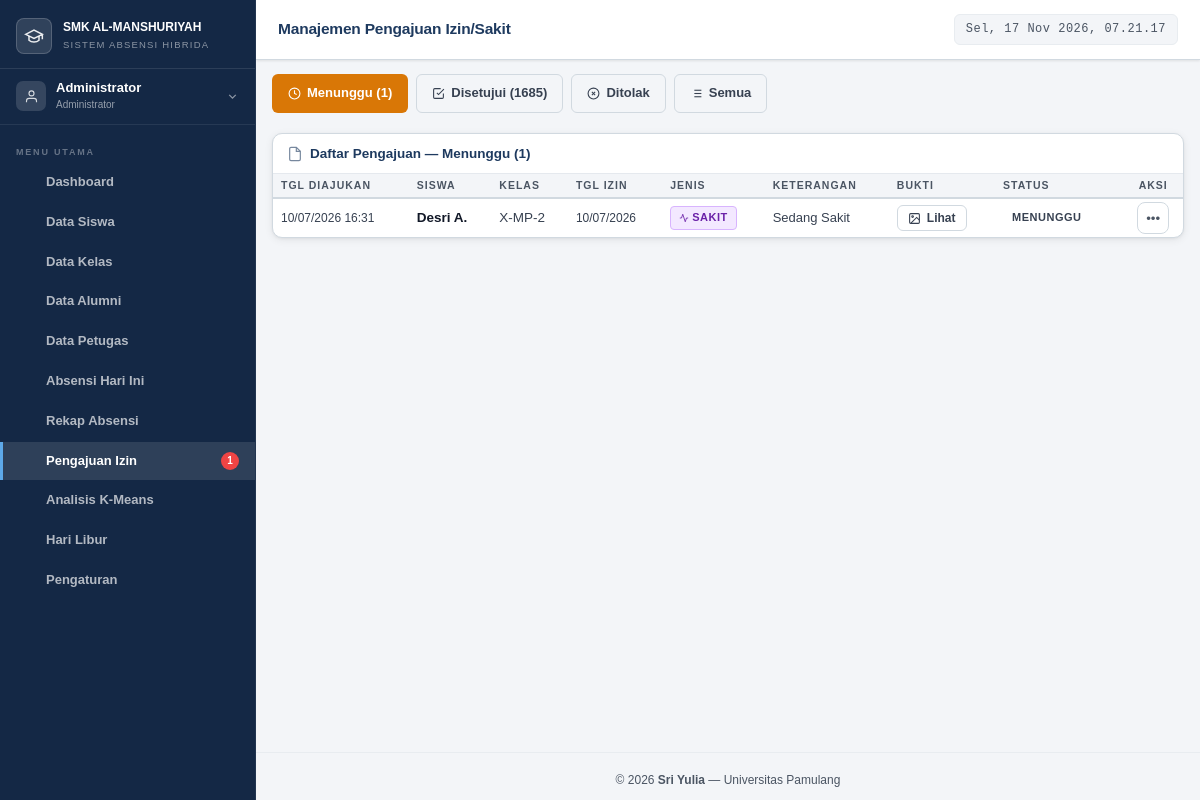
/admin/izin.php (signed in), run on the app's committed database.
### tables this page shows
CREATE TABLE `pengajuan_izin` (
  `id` int(11) NOT NULL,
  `siswa_id` int(11) NOT NULL,
  `tanggal` date NOT NULL,
  `jenis` enum('izin','sakit') NOT NULL,
  `keterangan` text DEFAULT NULL,
  `bukti_foto` varchar(255) DEFAULT NULL,
  `status` enum('menunggu','disetujui','ditolak') DEFAULT 'menunggu',
  `diproses_oleh` int(11) DEFAULT NULL,
  `catatan_petugas` text DEFAULT NULL,
  `created_at` timestamp NOT NULL DEFAULT current_timestamp(),
  `updated_at` timestamp NOT NULL DEFAULT current_timestamp() ON UPDATE current_timestamp()
);

CREATE TABLE `users` (
  `id` int(11) NOT NULL,
  `nama` varchar(100) NOT NULL,
  `email` varchar(100) NOT NULL,
  `password` varchar(255) NOT NULL,
  `role` enum('admin','petugas','siswa') NOT NULL,
  `no_hp` varchar(20) DEFAULT NULL,
  `kelas_id` int(11) DEFAULT NULL,
  `foto` varchar(255) DEFAULT NULL,
  `status` enum('aktif','nonaktif') DEFAULT 'aktif',
  `alasan_nonaktif` enum('lulus','keluar') DEFAULT NULL COMMENT 'lulus = masih bisa login, tidak bisa absen; keluar = tidak bisa login',
  `keterangan_nonaktif` varchar(255) DEFAULT NULL COMMENT 'Keterangan tambahan dari admin',
  `created_at` timestamp NOT NULL DEFAULT current_timestamp(),
  `updated_at` timestamp NOT NULL DEFAULT current_timestamp() ON UPDATE current_timestamp(),
  `must_change_password` tinyint(1) DEFAULT 1,
  `last_login` datetime DEFAULT NULL
);

CREATE TABLE `kelas` (
  `id` int(11) NOT NULL,
  `nama_kelas` varchar(20) NOT NULL,
  `jurusan` varchar(100) DEFAULT NULL,
  `tingkat` enum('X','XI','XII') NOT NULL,
  `wali_kelas_id` int(11) DEFAULT NULL,
  `created_at` timestamp NOT NULL DEFAULT current_timestamp()
);

### admin/izin.php (the view, shortened to what this page needs)
<?php
require_once '../includes/config.php';
$statusFilter = $_GET['status'] ?? 'menunggu';
$params = [];
$where = '';
$andClauses = [];
if ($statusFilter && $statusFilter !== 'semua') {
    $andClauses[] = 'pi.status = ?';
    $params[] = $statusFilter;
}
if ($andClauses) $where = 'WHERE ' . implode(' AND ', $andClauses);
$stmt = $pdo->prepare("
    SELECT pi.*, u.nama as nama_siswa, k.nama_kelas,
           pu.nama as nama_petugas
    FROM pengajuan_izin pi
    JOIN siswa s ON pi.siswa_id = s.id
    JOIN users u ON s.user_id = u.id
    LEFT JOIN kelas k ON s.kelas_id = k.id
    LEFT JOIN users pu ON pi.diproses_oleh = pu.id
    $where
    ORDER BY pi.created_at DESC
");
$stmt->execute($params);
$pengajuans = $stmt->fetchAll();
$stmtCount = $pdo->query("SELECT status, COUNT(*) as jml FROM pengajuan_izin GROUP BY status");
$counts = [];
foreach ($stmtCount->fetchAll() as $r) $counts[$r['status']] = $r['jml'];
require_once '../includes/header.php';
?>
<div style="display:flex;gap:8px;margin-bottom:20px;flex-wrap:wrap">
  <?php
  $tabs = [
    'menunggu'  => ['label'=>'Menunggu',  'color'=>'warning',
                    'icon'=>'<svg viewBox="0 0 24 24" fill="none" stroke="currentColor" stroke-width="2" style="width:13px;height:13px"><circle cx="12" cy="12" r="10"/><polyline points="12 6 12 12 16 14"/></svg>'],
    'disetujui' => ['label'=>'Disetujui', 'color'=>'success',
                    'icon'=>'<svg viewBox="0 0 24 24" fill="none" stroke="currentColor" stroke-width="2" style="width:13px;height:13px"><path d="M9 11l3 3L22 4"/><path d="M21 12v7a2 2 0 01-2 2H5a2 2 0 01-2-2V5a2 2 0 012-2h11"/></svg>'],
    'ditolak'   => ['label'=>'Ditolak',   'color'=>'danger',
                    'icon'=>'<svg viewBox="0 0 24 24" fill="none" stroke="currentColor" stroke-width="2" style="width:13px;height:13px"><circle cx="12" cy="12" r="10"/><line x1="15" y1="9" x2="9" y2="15"/><line x1="9" y1="9" x2="15" y2="15"/></svg>'],
    'semua'     => ['label'=>'Semua',     'color'=>'info',
                    'icon'=>'<svg viewBox="0 0 24 24" fill="none" stroke="currentColor" stroke-width="2" style="width:13px;height:13px"><line x1="8" y1="6" x2="21" y2="6"/><line x1="8" y1="12" x2="21" y2="12"/><line x1="8" y1="18" x2="21" y2="18"/><line x1="3" y1="6" x2="3.01" y2="6"/><line x1="3" y1="12" x2="3.01" y2="12"/><line x1="3" y1="18" x2="3.01" y2="18"/></svg>'],
  ];
  foreach ($tabs as $key => $tab):
    $cnt = $counts[$key] ?? '';
    $active = $statusFilter === $key;
  ?>
  <a href="izin.php?status=<?=$key?>"
     class="btn btn-<?= $tab['color'] ?> <?= !$active?'btn-outline':'' ?>">
    <?= $tab['icon'] ?>
    <?= $tab['label'] ?><?= $cnt?' ('.$cnt.')':'' ?>
  </a>
  <?php endforeach; ?>
</div>
<div class="card">
  <div class="card-header">
    <div class="card-title">
      <svg viewBox="0 0 24 24" fill="none" stroke="currentColor" stroke-width="1.8" style="width:16px;height:16px;opacity:.6"><path d="M14 2H6a2 2 0 00-2 2v16a2 2 0 002 2h12a2 2 0 002-2V8z"/><polyline points="14 2 14 8 20 8"/></svg>
      Daftar Pengajuan — <?= $tabs[$statusFilter]['label'] ?? '' ?> (<?= count($pengajuans) ?>)
    </div>
  </div>
  <div class="table-responsive">
    <table>
      <thead>
        <tr><th>Tgl Diajukan</th><th>Siswa</th><th>Kelas</th><th>Tgl Izin</th><th>Jenis</th><th>Keterangan</th><th>Bukti</th><th>Status</th><th>Aksi</th></tr>
      </thead>
      <tbody>
        <?php if (empty($pengajuans)): ?>
        <tr><td colspan="9" class="text-center text-muted" style="padding:32px">Tidak ada pengajuan</td></tr>
        <?php else: ?>
        <?php foreach ($pengajuans as $p): ?>
        <tr>
          <td style="font-size:12px;white-space:nowrap"><?= date('d/m/Y H:i', strtotime($p['created_at'])) ?></td>
          <td><strong><?= htmlspecialchars($p['nama_siswa']) ?></strong></td>
          <td><?= htmlspecialchars($p['nama_kelas'] ?? '-') ?></td>
          <td style="font-size:12px;white-space:nowrap"><?= date('d/m/Y', strtotime($p['tanggal'])) ?></td>
          <td>
            <?php if ($p['jenis']==='sakit'): ?>
            <span class="badge badge-sakit">
              <svg viewBox="0 0 24 24" fill="none" stroke="currentColor" stroke-width="2" style="width:10px;height:10px"><path d="M22 12h-4l-3 9L9 3l-3 9H2"/></svg>
              Sakit
            </span>
            <?php endif; ?>
          </td>
          <td style="max-width:200px;font-size:13px"><?= htmlspecialchars($p['keterangan']) ?></td>
          <td>
            <?php if ($p['bukti_foto']): ?>
            <button type="button" onclick="lihatBukti('<?= UPLOAD_URL . $p['bukti_foto'] ?>')" class="btn btn-sm btn-outline">
              <svg viewBox="0 0 24 24" fill="none" stroke="currentColor" stroke-width="2" style="width:13px;height:13px"><rect x="3" y="3" width="18" height="18" rx="2"/><circle cx="8.5" cy="8.5" r="1.5"/><polyline points="21 15 16 10 5 21"/></svg>
              Lihat
            </button>
            <?php else: ?>
            <span class="text-muted" style="font-size:12px">-</span>
            <?php endif; ?>
          </td>
          <td><?= getStatusBadge($p['status']) ?></td>
          <td>
            <?php if ($p['status'] === 'menunggu'): ?>
            <div class="action-dropdown">
              <button class="action-dropdown-btn" onclick="toggleActionDropdown(this)" title="Aksi">•••</button>
            </div>
            <?php endif; ?>
          </td>
        </tr>
        <?php endforeach; ?>
        <?php endif; ?>
      </tbody>
    </table>
  </div>
</div>
<?php
require_once '../includes/footer.php';
?>

### includes/config.php (shortened to what this page needs)
<?php
function getStatusBadge($status)
{
    $badges = [
        'hadir' =>
            '<span class="badge badge-hadir">Hadir</span>',
        'terlambat' =>
            '<span class="badge badge-terlambat">Terlambat</span>',
        'izin' =>
            '<span class="badge badge-izin">Izin</span>',
        'sakit' =>
            '<span class="badge badge-sakit">Sakit</span>',
        'alfa' =>
            '<span class="badge badge-alfa">Alfa</span>',
        'pulang' =>
            '<span class="badge badge-hadir">Pulang</span>',
        'belum_pulang' =>
            '<span class="badge badge-terlambat">Belum Pulang</span>',
        'menunggu' =>
            '<span class="badge badge-izin">Menunggu</span>',
        'disetujui' =>
            '<span class="badge badge-hadir">Disetujui</span>',
        'ditolak' =>
            '<span class="badge badge-alfa">Ditolak</span>',
    ];
    return $badges[$status]
        ?? '<span class="badge">' .
        htmlspecialchars($status) .
        '</span>';
}

### assets/css/style.css (style rules this page uses)
html, body { overflow-x: hidden; max-width: 100%; }
:root { --primary: #1e3a5f; --primary-dark: #142845; --primary-mid: #2a4d7a; --primary-light: #3b6da8; --primary-pale: #dce9f8; --accent: #1a6b63; --accent-light: #22877d; --success: #1a7a45; --success-bg: #e6f4ec; --danger: #b91c1c; --danger-bg: #fce9e9; --warning: #92540e; --warning-bg: #fef3e2; --info: #1555a0; --info-bg: #ddeeff; --purple: #6b21a8; --purple-bg: #f3e8ff; --bg: #f3f5f8; --bg-subtle: #eaecf0; --card: #ffffff; --card-alt: #f8f9fb; --text: #111827; --text-secondary: #374151; --text-muted: #4b5563; --border: #d1d9e0; --border-light: #e8ecf0; --divider: #e5e9ee; --shadow-xs: 0 1px 3px rgba(0,0,0,.06), 0 1px 2px rgba(0,0,0,.04); --shadow: 0 2px 8px rgba(0,0,0,.07), 0 1px 3px rgba(0,0,0,.05); --shadow-md: 0 4px 16px rgba(0,0,0,.09), 0 2px 6px rgba(0,0,0,.05); --shadow-lg: 0 8px 28px rgba(0,0,0,.12), 0 4px 10px rgba(0,0,0,.06); --radius: 10px; --radius-sm: 6px; --radius-lg: 14px; --radius-xl: 20px; --sidebar-w: 256px; --header-h: 60px; --font: 'Plus Jakarta Sans', sans-serif; --font-mono: 'JetBrains Mono', monospace; }
*, *::before, *::after { box-sizing: border-box; margin: 0; padding: 0; }
html { scroll-behavior: smooth; }
body { font-family: var(--font); background: var(--bg); color: var(--text); font-size: 14.5px; line-height: 1.6; min-height: 100vh; min-height: 100dvh; -webkit-font-smoothing: antialiased; }
a { color: var(--primary-light); text-decoration: none; }
button, input, select, textarea { font-family: var(--font); }
.card { background: var(--card); border-radius: var(--radius); box-shadow: var(--shadow); border: 1px solid var(--border); overflow: hidden; }
.card-header { padding: 9px 14px; border-bottom: 1px solid var(--divider); display: flex; align-items: center; justify-content: space-between; gap: 12px; }
.card-title { font-size: 13.5px; font-weight: 700; color: var(--primary); display: flex; align-items: center; gap: 7px; }
.badge { display: inline-flex; align-items: center; gap: 3px; padding: 2.5px 8px; border-radius: 4px; font-size: 11px; font-weight: 700; text-transform: uppercase; letter-spacing: .5px; border: 1px solid transparent; }
.badge-sakit { background: var(--purple-bg); color: var(--purple); border-color: #d8b4fe; }
.btn { display: inline-flex; align-items: center; gap: 6px; padding: 8px 15px; border-radius: var(--radius-sm); font-size: 13px; font-weight: 700; border: 1px solid transparent; cursor: pointer; transition: all .18s; text-decoration: none; white-space: nowrap; }
.btn svg { width: 15px; height: 15px; flex-shrink: 0; }
.btn-success { background: var(--success); color: #fff; }
.btn-danger { background: var(--danger); color: #fff; }
.btn-warning { background: #d97706; color: #fff; }
.btn-info { background: var(--info); color: #fff; }
.btn-outline { background: transparent; border-color: var(--border); color: var(--text-secondary); }
.btn-sm { padding: 5px 10px; font-size: 12px; }
.table-responsive { overflow-x: auto; -webkit-overflow-scrolling: touch; }
table { width: 100%; border-collapse: collapse; }
thead tr { background: var(--bg); }
th { color: var(--text-muted); font-size: 10.5px; font-weight: 700; text-transform: uppercase; letter-spacing: 1px; padding: 3px 8px; text-align: left; border-bottom: 2px solid var(--border); white-space: nowrap; }
td { padding: 3px 8px; border-bottom: 1px solid var(--divider); font-size: 13.5px; vertical-align: middle; color: var(--text-secondary); }
td strong { color: var(--text); }
tr:last-child td { border-bottom: none; }
.action-dropdown { position: relative; display: inline-flex; justify-content: center; width: 100%; }
.action-dropdown-btn { display: inline-flex; align-items: center; justify-content: center; width: 32px; height: 32px; background: #fff; border: 1px solid var(--border); border-radius: 8px; cursor: pointer; color: var(--text-muted); transition: background .15s, border-color .15s, color .15s, box-shadow .15s; flex-shrink: 0; }
table th:last-child, table td:last-child { text-align: center; }

### data on the page
pengajuan_izin: created_at "10/07/2026 16:31", users.nama "Desri A.", kelas.nama_kelas "X-MP-2", tanggal "10/07/2026", jenis "sakit" (drawn), keterangan "Sedang Sakit", status "MENUNGGU"

### other printed values
$nama "Administrator"
$item['label'] "Dashboard"
$item['label'] "Data Siswa"
$item['label'] "Data Kelas"
$item['label'] "Data Alumni"
$item['label'] "Data Petugas"
$item['label'] "Absensi Hari Ini"
$item['label'] "Rekap Absensi"
$item['label'] "Pengajuan Izin"
$badgeCounts[$item['href']] "1"
$item['label'] "Analisis K-Means"
$item['label'] "Hari Libur"
$item['label'] "Pengaturan"
$pageTitle "Manajemen Pengajuan Izin/Sakit"
$tab['label'] "Menunggu"
